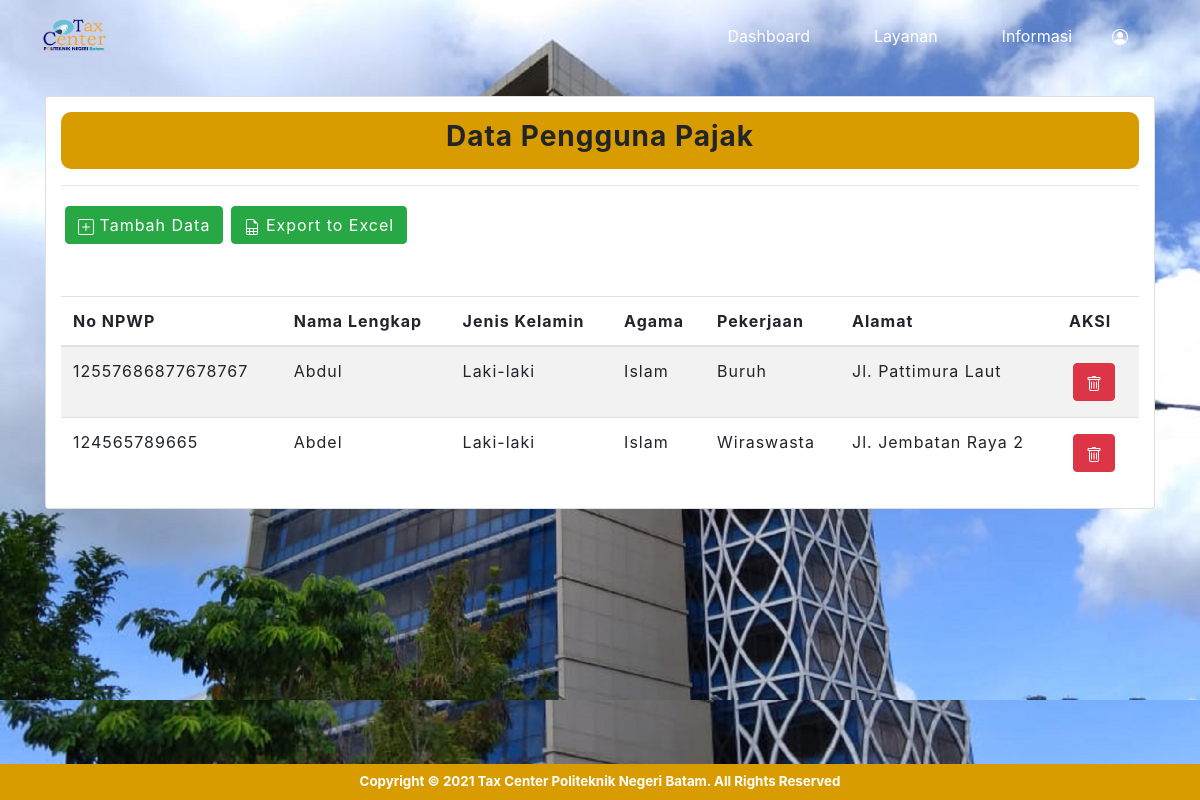
/dataPengguna.php (signed in), run on the app's committed database.
### tables this page shows
CREATE TABLE `userpajak` (
  `id_userpajak` int(11) NOT NULL,
  `no_npwp` varchar(50) NOT NULL,
  `nama_lengkap` varchar(50) NOT NULL,
  `jenis_kelamin` varchar(50) NOT NULL,
  `agama` varchar(50) NOT NULL,
  `pekerjaan` varchar(50) NOT NULL,
  `alamat` varchar(100) NOT NULL,
  `status` varchar(25) NOT NULL
);

### dataPengguna.php (the view, shortened to what this page needs)
<!DOCTYPE html>
<html>
<head>
    <link href="assets/css/bootstrap.min.css" rel="stylesheet" media="screen" />
    <link rel="stylesheet" type="text/css" href="assets/css/style.css" />
    <link rel="stylesheet" href="https://stackpath.bootstrapcdn.com/bootstrap/4.4.1/css/bootstrap.min.css">
    <link rel="stylesheet" type="text/css" href="https://cdn.datatables.net/1.10.22/css/dataTables.bootstrap4.min.css" />
</head>
<body id="bpage">
    <nav class="navbar navbar-expand-lg navbar-light fixed-top" style="background-color: transparent;">
        <a class="navbar-brand navbar-logo" style="width: 10%;" href="index.php"><img src="assets/logo.png" class="img-color img-responsive pl-4" style="width: 80%;" />
        </a>
        <div class="collapse navbar-collapse" id="navbarTogglerDemo03">
            <ul class="navbar-nav ml-auto my-2 my-lg-0">
                <li class="nav-item pr-5">
                    <a class="nav-link text-white" href="home.php">
                        Dashboard
                    </a>
                </li>
                <li class="nav-item pr-5">
                    <a class="nav-link text-white" href="layanan.php">
                        Layanan
                    </a>
                </li>
                <li class="nav-item pr-4">
                    <a class="nav-link text-white" href="informasi.php">
                        Informasi
                    </a>
                </li>
                <li class="nav-item dropdown pr-5">
                    <a class="nav-link text-white" id="navbarDropdown" role="button" data-toggle="dropdown" aria-haspopup="true" aria-expanded="false">
                    </a>
                </li>
            </ul>
        </div>
    </nav>
    <main>
        <div class="container py-5">
            <div class="text-justify-center py-5" style="letter-spacing: 1px;">
                <div class="card pt-0 mt-0 pb-0 py-1">
                    <div class="container-fluid">
                        <div class="title mb-3 py-2">
                            <h3><strong>Data Pengguna Pajak</strong></h3>
                        </div>
                        <hr>
                        <div class="row container-fluid">
                            <div class="mb-xl-5 p-1">
                                <a href="addPengguna.php" class="btn btn-success btn-xm" title="tambah data">
                                    Tambah Data
                                </a>
                            </div>
                            <div class="mb-xl-5 p-1">
                                <a href="excelUser.php" class="btn btn-success btn-xm" title="export to excel">
                                    Export to Excel
                                </a>
                            </div>
                        </div>
                        <div class="table-responsive">
                            <table id="myTable" class="table table-bordred table-striped display" style="width:100%">
                                <thead>
                                    <th>No NPWP</th>
                                    <th>Nama Lengkap</th>
                                    <th>Jenis Kelamin</th>
                                    <th>Agama</th>
                                    <th>Pekerjaan</th>
                                    <th>Alamat</th>
                                    <th>AKSI</th>
                                </thead>
                                <tbody>
                                    <?php
                                    include 'dbconnect.php';
                                    $account = mysqli_query($connect, "SELECT * FROM userpajak");
                                    while ($row = mysqli_fetch_array($account)) {
                                        echo '<tr>';
                                        echo '<td>' . $row['no_npwp'] . '</td>';
                                        echo '<td>' . $row['nama_lengkap'] . '</td>';
                                        echo '<td>' . $row['jenis_kelamin'] . '</td>';
                                        echo '<td>' . $row['agama'] . '</td>';
                                        echo '<td>' . $row['pekerjaan'] . '</td>';
                                        echo '<td>' . $row['alamat'] . '</td>';
                                        echo '<td>';
                                        echo '
                                                <button class="btn btn-danger btn-xs m-1" data-title="Delete" title="delete">
                                                    <a href="deletePengguna.php?no_npwp=' . base64_encode($row['no_npwp']) . '">
                                                        <svg width="1em" height="1em" viewBox="0 0 16 16" class="bi bi-trash text-white" fill="currentColor" xmlns="http://www.w3.org/2000/svg">
                                                            <path d="M5.5 5.5A.5.5 0 0 1 6 6v6a.5.5 0 0 1-1 0V6a.5.5 0 0 1 .5-.5zm2.5 0a.5.5 0 0 1 .5.5v6a.5.5 0 0 1-1 0V6a.5.5 0 0 1 .5-.5zm3 .5a.5.5 0 0 0-1 0v6a.5.5 0 0 0 1 0V6z" />
                                                            <path fill-rule="evenodd" d="M14.5 3a1 1 0 0 1-1 1H13v9a2 2 0 0 1-2 2H5a2 2 0 0 1-2-2V4h-.5a1 1 0 0 1-1-1V2a1 1 0 0 1 1-1H6a1 1 0 0 1 1-1h2a1 1 0 0 1 1 1h3.5a1 1 0 0 1 1 1v1zM4.118 4L4 4.059V13a1 1 0 0 0 1 1h6a1 1 0 0 0 1-1V4.059L11.882 4H4.118zM2.5 3V2h11v1h-11z" />
                                                        </svg>
                                                    </a>
                                                </button>
                                                ';
                                        echo '</td>';
                                        echo '</tr>';
                                    }
                                    ?>
                                </tbody>
                            </table>
                        </div>
                    </div>
                </div>
            </div>
    </main>
    <?php
    include('footer.php');
    ?>
</body>
</html>

### footer.php
<footer class="mt-3 p-2 fixed-bottom">
    <span>Copyright &#169; 2021 Tax Center Politeknik Negeri Batam. All Rights Reserved</span>
</footer>
</body>

### assets/css/style.css (style rules this page uses)
* { outline: none; }
body { font-family: Poppins, sans-serif; background: url(bg.jpeg) no-repeat center fixed; background-size: cover; }
main .title { margin-top: 1%; text-align: center; background: #d89b00; border-radius: 10px; }
footer { font-size: smaller; text-align: center; font-weight: bold; color: white; background: #d89b00; }

### data on the page
userpajak: no_npwp "12557686877678767", nama_lengkap "Abdul", jenis_kelamin "Laki-laki", agama "Islam", pekerjaan "Buruh", alamat "Jl. Pattimura Laut"
userpajak: no_npwp "124565789665", nama_lengkap "Abdel", jenis_kelamin "Laki-laki", agama "Islam", pekerjaan "Wiraswasta", alamat "Jl. Jembatan Raya 2"
